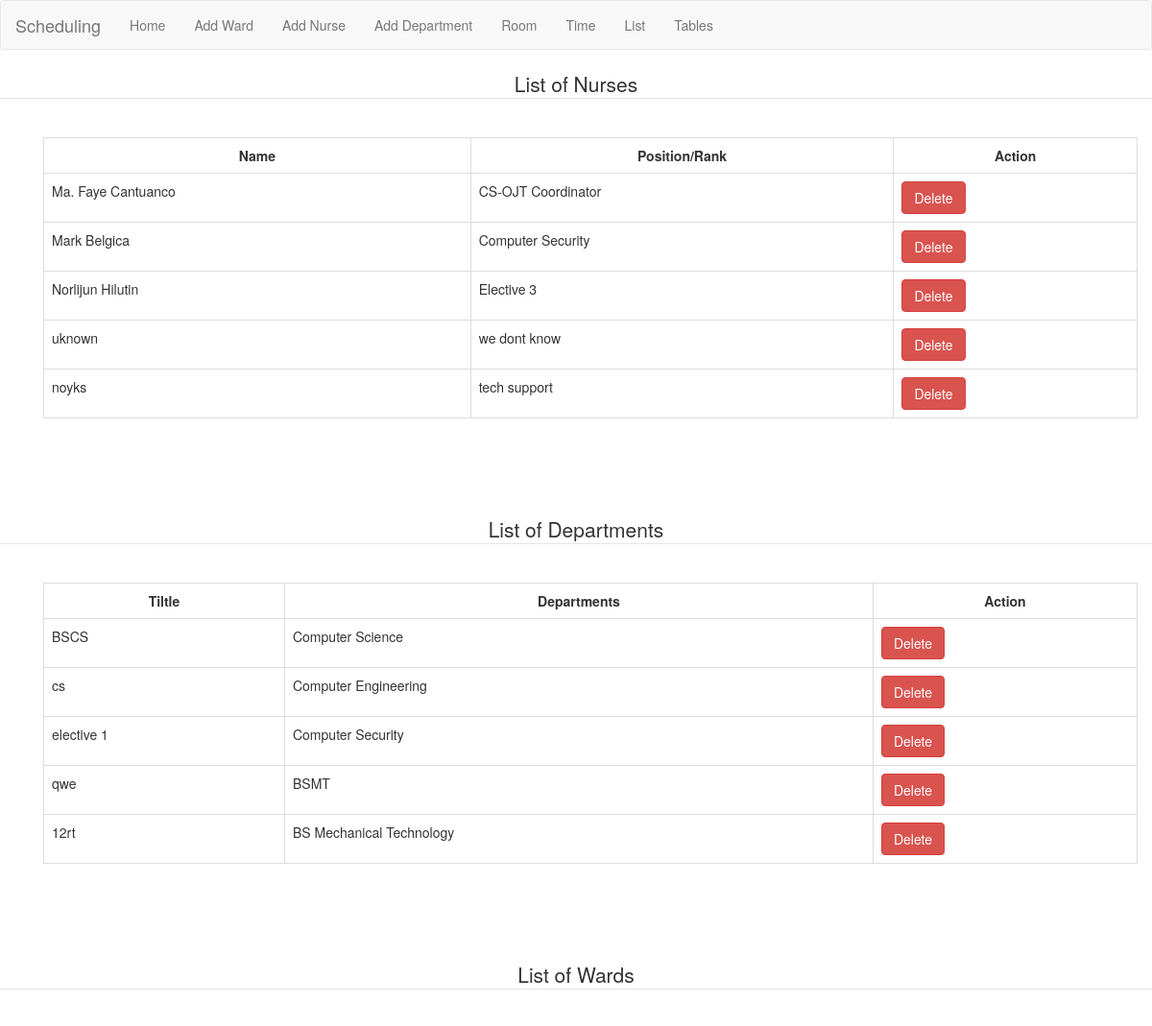
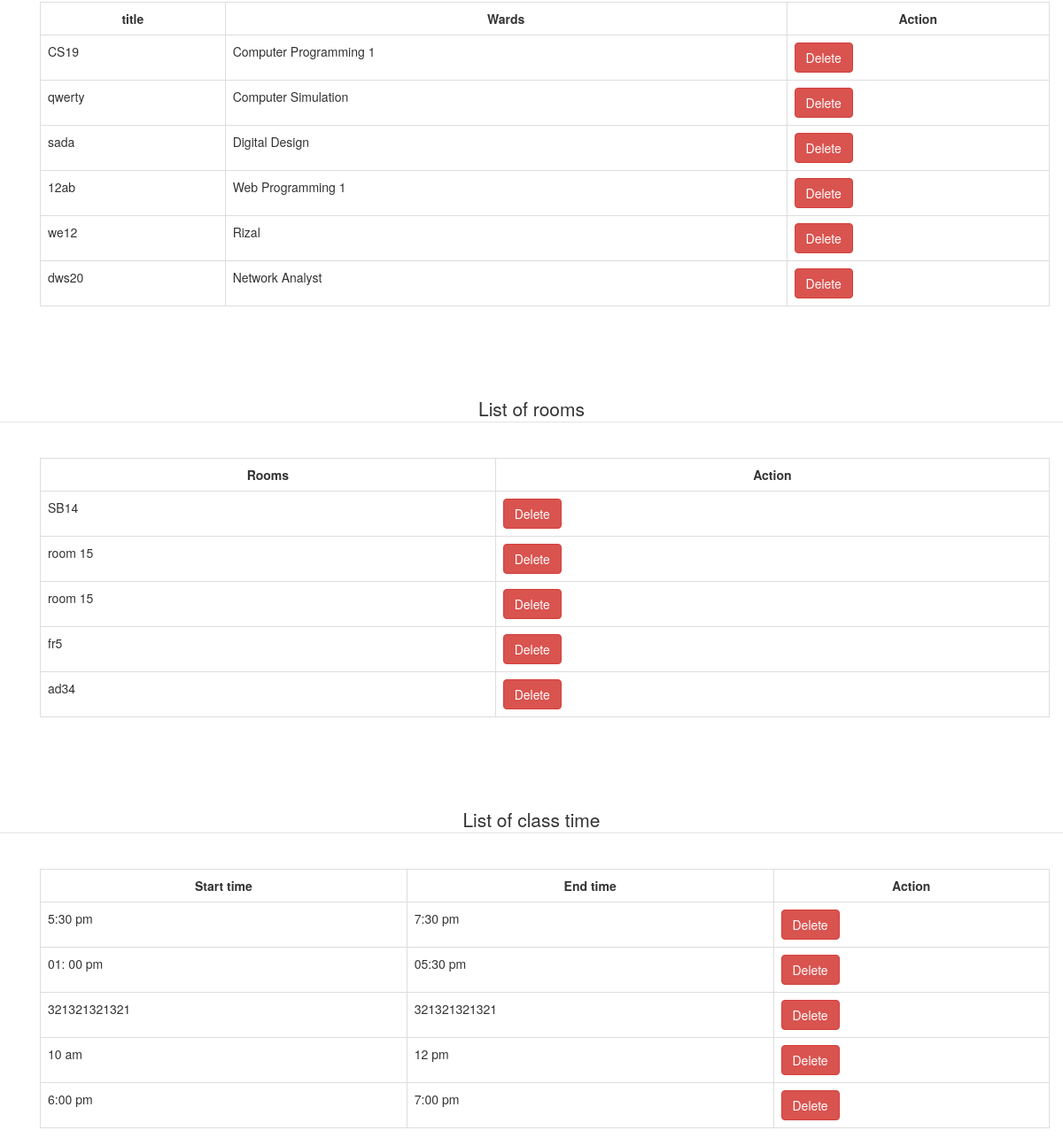
Page /list.php on the committed database (2 pictures, top to bottom).
### tables this page shows
CREATE TABLE IF NOT EXISTS `faculty` (
  `faculty_id` int(11) NOT NULL AUTO_INCREMENT,
  `faculty_name` varchar(250) NOT NULL,
  `designation` varchar(250) NOT NULL,
  PRIMARY KEY (`faculty_id`)
);

CREATE TABLE IF NOT EXISTS `course` (
  `course_id` int(11) NOT NULL AUTO_INCREMENT,
  `course_code` varchar(259) NOT NULL,
  `course_name` varchar(250) NOT NULL,
  PRIMARY KEY (`course_id`)
);

CREATE TABLE IF NOT EXISTS `subject` (
  `subject_id` int(11) NOT NULL AUTO_INCREMENT,
  `subject_code` varchar(250) NOT NULL,
  `subject_description` varchar(250) NOT NULL,
  PRIMARY KEY (`subject_id`)
);

CREATE TABLE IF NOT EXISTS `rooms` (
  `id` int(11) NOT NULL AUTO_INCREMENT,
  `room` varchar(250) NOT NULL,
  PRIMARY KEY (`id`)
);

CREATE TABLE IF NOT EXISTS `timer` (
  `id` int(11) NOT NULL AUTO_INCREMENT,
  `start_time` varchar(250) NOT NULL,
  `end_time` varchar(250) NOT NULL,
  PRIMARY KEY (`id`)
);

### sublist.php (the view, shortened to what this page needs)
<?php
   include_once("header.php");
   include_once("navbar.php");
?>
<html>
<head>
</head>
<body><br>
<div class="container">
<body>
    <?php
     echo "<tr>
            <td>";
               $host       = "localhost";
               $username   = "root";
               $password   = "";
               $database   = "insertion";
               $conn = mysqli_connect($host,$username,$password,$database) or die(mysqli_error());
                    $query = ("SELECT * FROM subject");
                    $result = mysqli_query($conn,$query) or die(mysqli_error());
                    echo "<div class='container'><table width='' class='table table-bordered' border='1' >
                            <tr>
                                <th>title</th>
                                <th>Wards</th>
                                <th>Action</th>
                            </tr>";
                        while($row = mysqli_fetch_array($result))
                        {
                        echo "<tr>";
                        echo "<td>" . $row['subject_code'] . "</td>";
                        echo "<td>" . $row['subject_description'] . "</td>";
                        echo "<td><form class='form-horizontal' method='post' action='sublist.php'>
                        <input name='subject_id' type='hidden' value='".$row['subject_id']."';>
                        <input type='submit' class='btn btn-danger' name='delete' value='Delete'>
                        </form></td>";
                        echo "</tr>";
                        }
                    echo "</table>";
            echo "</td>
        </tr>";
    ?>
</div>
</div>
    </body>
    </html>
<?php
   include_once("footer.php");
?>

### faclist.php (shortened to what this page needs)
<?php
   include_once("header.php");
   include_once("navbar.php");
?>
<html>
<head>
</head>
<body><br>
<div class="container">
<body>
    <?php
     echo "<tr>
            <td>";
         $host       = "localhost";
               $username   = "root";
               $password   = "";
               $database   = "insertion";
         $conn = mysqli_connect($host,$username,$password,$database) or die(mysqli_error());
                    $query = ("SELECT * FROM faculty");
                    $result = mysqli_query($conn,$query) or die(mysqli_error());
                    echo "<div class='container'><table width='' class='table table-bordered' border='1' >
                            <tr>
                                <th>Name</th>
                                <th>Position/Rank</th>
                                 <th>Action</th>
                            </tr>";
                        while($row = mysqli_fetch_array($result))
                        {
                        echo "<tr>";
                        echo "<td>" . $row['faculty_name'] . "</td>";
                        echo "<td>" . $row['designation'] . "</td>";
                        echo "<td><form class='form-horizontal' method='post' action='faclist.php'>
                        <input name='faculty_id' type='hidden' value='".$row['faculty_id']."';>
                        <input type='submit' class='btn btn-danger' name='delete' value='Delete'>
                        </form></td>";
                        echo "</tr>";
                        }
                    echo "</table>";
            echo "</td>
        </tr>";
    ?>
</div>
</div>
  </body>
  </html>
<?php
   include_once("footer.php");
?>

### corlist.php (shortened to what this page needs)
<?php
   include_once("header.php");
   include_once("navbar.php");
?>
<html>
<head>
</head>
<body><br>
<div class="container">
<body>
    <?php
     echo "<tr>
            <td>";
               $host       = "localhost";
               $username   = "root";
               $password   = "";
               $database   = "insertion";
               $conn = mysqli_connect($host,$username,$password,$database) or die(mysqli_error());
                    $query = ("SELECT * FROM course");
                    $result = mysqli_query($conn,$query) or die(mysqli_error());
                    echo "<div class='container'><table width='' class='table table-bordered' border='1' >
                            <tr>
                                <th>Tiltle</th>
                                <th>Departments</th>
                                <th>Action</th>
                            </tr>";
                        while($row = mysqli_fetch_array($result))
                        {
                        echo "<tr>";
                        echo "<td>" . $row['course_code'] . "</td>";
                        echo "<td>" . $row['course_name'] . "</td>";
                        echo "<td><form class='form-horizontal' method='post' action='corlist.php'>
                        <input name='course_id' type='hidden' value='".$row['course_id']."';>
                        <input type='submit' class='btn btn-danger' name='delete' value='Delete'>
                        </form></td>";
                        echo "</tr>";
                        }
                    echo "</table>";
            echo "</td>
        </tr>";
    ?>
</div>
</div>
    </body>
    </html>
<?php
   include_once("footer.php");
?>

### roomlist.php (shortened to what this page needs)
<?php
   include_once("header.php");
   include_once("navbar.php");
?>
<html>
<head>
</head>
<body><br>
<div class="container">
<body>
    <?php
     echo "<tr>
            <td>";
			   $host       = "localhost";
               $username   = "root";
               $password   = "";
               $database   = "insertion";
			   $conn = mysqli_connect($host,$username,$password,$database) or die(mysqli_error());
                    $query = ("SELECT * FROM rooms");
                    $result = mysqli_query($conn,$query) or die(mysqli_error());
                    echo "<div class='container'><table width='' class='table table-bordered' border='1' >
                            <tr>
                            <th>Rooms</th>
								            <th>Action</th>
                            </tr>";
                        while($row = mysqli_fetch_array($result))
                        {
                        echo "<tr>";
                        echo "<td>" . $row['room'] . "</td>";
                        echo "<td><form class='form-horizontal' method='post' action='roomlist.php'>
                        <input name='id' type='hidden' value='".$row['id']."';>
                        <input type='submit' class='btn btn-danger' name='delete' value='Delete'>
                        </form></td>";
                        echo "</tr>";
                        }
                    echo "</table>";
            echo "</td>
        </tr>";
    ?>
</div>
</div>
	</body>
	</html>
<?php
   include_once("footer.php");
?>

### timelist.php (shortened to what this page needs)
<?php
   include_once("header.php");
   include_once("navbar.php");
?>
<html>
<head>
</head>
<body><br>
<div class="container">
<body>
    <?php
     echo "<tr>
            <td>";
			   $host       = "localhost";
               $username   = "root";
               $password   = "";
               $database   = "insertion";
			   $conn = mysqli_connect($host,$username,$password,$database) or die(mysqli_error());
                    $query = ("SELECT * FROM timer");
                    $result = mysqli_query($conn,$query) or die(mysqli_error());
                    echo "<div class='container'><table width='' class='table table-bordered' border='1' >
                            <tr>
                             <th>Start time</th>
								             <th>End time</th>
                                <th>Action</th>
                            </tr>";
                        while($row = mysqli_fetch_array($result))
                        {
                        echo "<tr>";
                        echo "<td>" . $row['start_time'] . "</td>";
						            echo "<td>" . $row['end_time'] . "</td>";
                        echo "<td><form class='form-horizontal' method='post' action='timelist.php'>
                        <input name='id' type='hidden' value='".$row['id']."';>
                        <input type='submit' class='btn btn-danger' name='delete' value='Delete'>
                        </form></td>";
                        echo "</tr>";
                        }
                    echo "</table>";
            echo "</td>
        </tr>";
    ?>
</div>
</div>
	</body>
	</html>
<?php
   include_once("footer.php");
?>

### list.php (style rules this page uses)
body { background-color: white; }

### faclist.php (style rules this page uses)
body { background-image: url(); background-color: white; }
th { text-align: center; }
tr { height: 30px; }
td { padding-top: 5px; padding-left: 20px; padding-bottom: 5px; height: 20px; }

### corlist.php (style rules this page uses)
body { background-image: url(); background-color: white; }
th { text-align: center; }
tr { height: 30px; }
td { padding-top: 5px; padding-left: 20px; padding-bottom: 5px; height: 20px; }

### sublist.php (style rules this page uses)
body { background-image: url(); background-color: white; }
th { text-align: center; }
tr { height: 30px; }
td { padding-top: 5px; padding-left: 20px; padding-bottom: 5px; height: 20px; }

### roomlist.php (style rules this page uses)
body { background-image: url(); background-color: white; }
th { text-align: center; }
tr { height: 30px; }
td { padding-top: 5px; padding-left: 20px; padding-bottom: 5px; height: 20px; }

### timelist.php (style rules this page uses)
body { background-image: url(); background-color: white; }
th { text-align: center; }
tr { height: 30px; }
td { padding-top: 5px; padding-left: 20px; padding-bottom: 5px; height: 20px; }

### rows in the picture
faculty: faculty_name "Ma. Faye Cantuanco", designation "CS-OJT Coordinator"
faculty: faculty_name "Mark Belgica", designation "Computer Security"
faculty: faculty_name "Norlijun Hilutin", designation "Elective 3"
faculty: faculty_name "uknown", designation "we dont know"
faculty: faculty_name "noyks", designation "tech support"
course: course_code "BSCS", course_name "Computer Science"
course: course_code "cs", course_name "Computer Engineering"
course: course_code "elective 1", course_name "Computer Security"
course: course_code "qwe", course_name "BSMT"
course: course_code "12rt", course_name "BS Mechanical Technology"
subject: subject_code "CS19", subject_description "Computer Programming 1"
subject: subject_code "qwerty", subject_description "Computer Simulation"
subject: subject_code "sada", subject_description "Digital Design"
subject: subject_code "12ab", subject_description "Web Programming 1"
subject: subject_code "we12", subject_description "Rizal"
subject: subject_code "dws20", subject_description "Network Analyst"
rooms: room "SB14"
rooms: room "room 15"
rooms: room "room 15"
rooms: room "fr5"
rooms: room "ad34"
timer: start_time "5:30 pm", end_time "7:30 pm"
timer: start_time "01: 00 pm", end_time "05:30 pm"
timer: start_time "321321321321", end_time "321321321321"
timer: start_time "10 am", end_time "12 pm"
timer: start_time "6:00 pm", end_time "7:00 pm"
